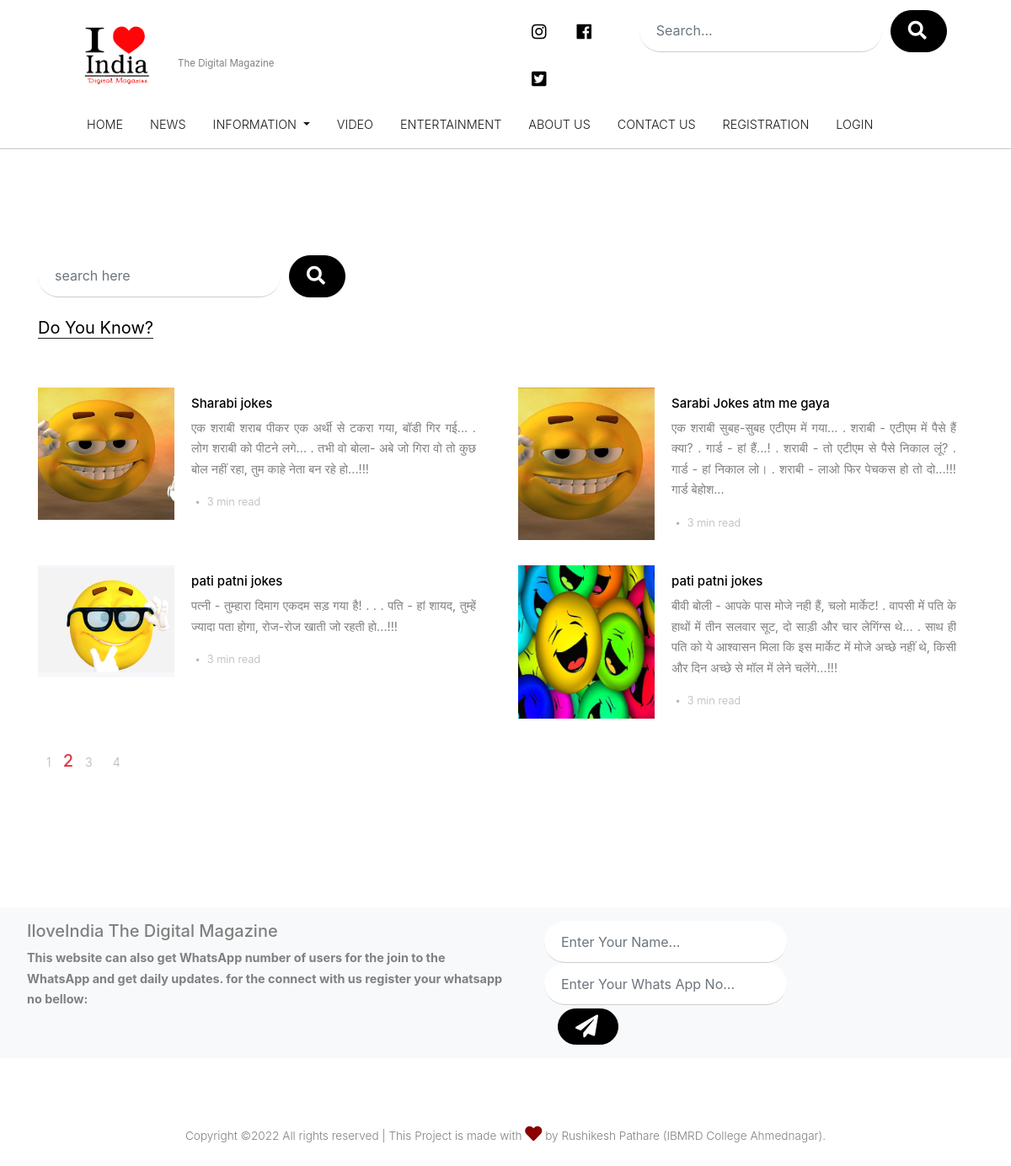
Screenshot of /entertainment with the database file from the repository.
### usersite/models.py (models this page shows, shortened)
class Entertainment(models.Model):
    Ent_Id=models.AutoField
    Section= models.CharField(max_length=30, default="")
    Header= models.CharField(max_length=100, default="")
    Img= models.ImageField(upload_to="usersite/Entimg", default="")
    Ent_Desc= models.CharField(max_length=500, default="")

### usersite/views.py (the view)
# urls.py: path("entertainment", views.entertainment, name="entertainment"),
def entertainment(request):
    entertain= Entertainment.objects.all()
    params={'entertain':entertain}
    return render(request,'usersite/entertainment.html',params)

### usersite/templates/usersite/entertainment.html (shortened to what this page needs)
{% extends 'usersite/basic.html' %}
{% block body %}
{% load static %}
<div class="site-section">
    <div class="container">
      <div class="mb-4">
      <form action="#" class="search-form d-inline-block">
        <div class="d-flex">
          <input type="text" class="form-control" placeholder="search here">
          <button type="submit" class="btn btn-secondary" ><i class="fas fa-search" style="font-size:22px;"></i></button>
        </div>
      </form>
    </div>
    <div class="section-title">
        <h2>
            Do You Know?
        </h2>
      </div>
      <div class="row">
        {% for i in entertain|slice:"0:" %}
        {% if forloop.counter0|divisibleby:"2" == True %}
        <div class="col-lg-6">
          <div class="post-entry-2 d-flex">
            <div class="thumbnail" style="background-image: url('/media/{{i.Img}}')"></div>
            <div class="contents">
              <h2><a href="blog-single.html">{{i.Header}}</a></h2>
              <p class="mb-3 font-weight-normal text-justify">{{i.Ent_Desc}}</p>
              <div class="post-meta">
                <span class="date-read">{{i.Date}}<span class="mx-1">&bullet;</span> 3 min read </span>
              </div>
            </div>
          </div>
        </div>
        {% endif %}
        {% if forloop.counter0|divisibleby:"2" == False %}
        <div class="col-lg-6">
          <div class="post-entry-2 d-flex">
            <div class="thumbnail" style="background-image: url('/media/{{i.Img}}')"></div>
            <div class="contents">
              <h2><a href="blog-single.html">{{i.Header}}</a></h2>
              <p class="mb-3 font-weight-normal text-justify">{{i.Ent_Desc}}</p>
              <div class="post-meta">
                <span class="date-read">{{i.Date}}<span class="mx-1">&bullet;</span> 3 min read </span>
              </div>
            </div>
          </div>
        </div>
        {% endif %}
        {% endfor %}
      </div>
      <div class="row">
        <div class="col-lg-6">
          <ul class="custom-pagination list-unstyled">
            <li><a href="#">1</a></li>
            <li class="text-danger h5 active ">2</li>
            <li><a href="#">3</a></li>
            <li><a href="#">4</a></li>
          </ul>
        </div>
      </div>
    </div>
  </div>
{% endblock %}

### rows the page displays
Entertainment: Img (picture), Header "Sharabi jokes", Ent_Desc "एक शराबी शराब पीकर एक अर्थी से टकरा गया, बॉडी गिर गई... . लोग शराबी को पीटने लगे... . तभी वो बोला- अबे जो गिरा वो तो कुछ बोल नहीं रहा, तुम काहे नेता बन रहे हो...!!!"
Entertainment: Img (picture), Header "Sarabi Jokes atm me gaya", Ent_Desc "एक शराबी सुबह-सुबह एटीएम में गया... . शराबी - एटीएम में पैसे हैं क्या? . गार्ड - हां हैं...! . शराबी - तो एटीएम से पैसे निकाल लूं? . गार्ड - हां निकाल लो। . शराबी - लाओ फिर पेचकस हो तो दो...!!! गार्ड बेहोश..."
Entertainment: Img (picture), Header "pati patni jokes", Ent_Desc "पत्नी - तुम्हारा दिमाग एकदम सड़ गया है! . . . पति - हां शायद, तुम्हें ज्यादा पता होगा, रोज-रोज खाती जो रहती हो...!!!"
Entertainment: Img (picture), Header "pati patni jokes", Ent_Desc "बीवी बोली - आपके पास मोजे नही हैं, चलो मार्केट! . वापसी में पति के हाथों में तीन सलवार सूट, दो साड़ी और चार लेगिंग्स थे... . साथ ही पति को ये आश्वासन मिला कि इस मार्केट में मोजे अच्छे नहीं थे, किसी और दिन अच्छे से मॉल में लेने चलेंगे...!!!"
